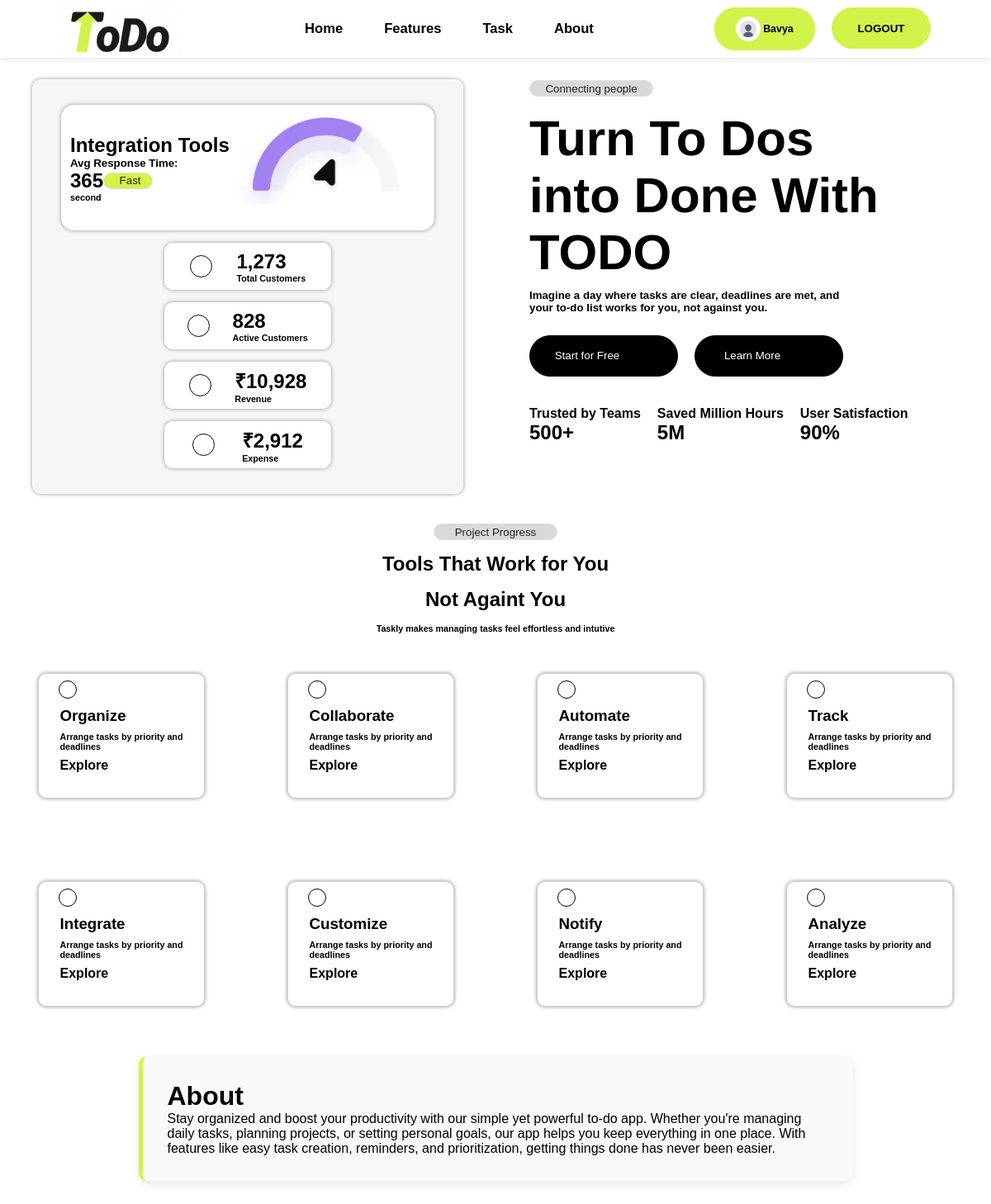
The app's page / (signed in), older data.
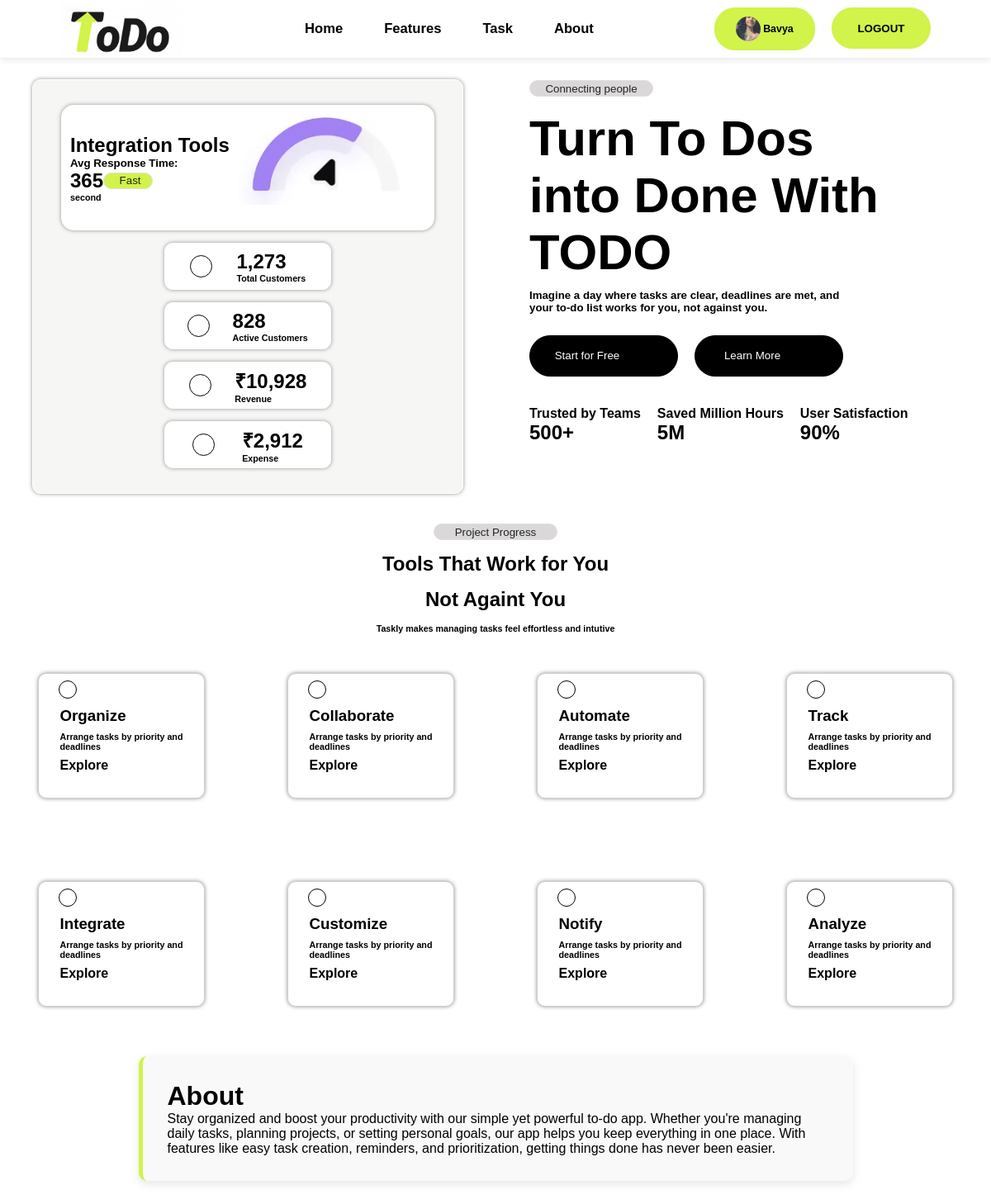
The same page, newer data.
### App/models.py (models this page shows, shortened)
class Profile(models.Model):
    user=models.ForeignKey(User,on_delete=models.CASCADE,blank=True,null=True)
    firstname=models.CharField(max_length=25,blank=True,null=True)
    lastname=models.CharField(max_length=25,blank=True,null=True)
    email=models.CharField(max_length=100,blank=True,null=True)
    phoneno=models.IntegerField(default=0,blank=True,null=True)
    image=models.ImageField(upload_to="Profile/",null=True,default="")

### App/views.py (the view)
# urls.py: path('',views.homepage,name="homepage"),
def homepage(request):
    try:
        prof=Profile.objects.get(user=request.user)
    except:
        prof=''
    return render(request,'homepage.html',{"prof":prof})

### App/templates/homepage.html (shortened to what this page needs)
{% load static %}
<!DOCTYPE html>
<html lang="en">
<head>
    <link rel="stylesheet" href="{% static 'css/homepage.css' %}">
</head>
<body>
    <div class="container">
        <div class="navbar">
            <div class="logo">
                <img src="{% static 'images/finallogo.png' %}" alt="">
            </div>
            <div class="menus">
                <div class="menu_items">
                    {% if request.user.is_authenticated %}
                    <h5>Home</h5>
                    <a href="#featuers"><h5>Features</h5></a>
                    <a href="{% url 'addtodo' %}"><h5>Task</h5></a>
                    <a href="#about"><h5>About</h5></a>
                    {% else %}
                    <h5>Home</h5>
                    <a href="#featuers"><h5>Features</h5></a>
                    <a href="#about"><h5>About</h5></a>
                    {% endif %}
                </div>
            </div>
            <div class="btns">
                {% if request.user.is_authenticated %}
                {% if not request.user.is_superuser %}
                <div class="user-profile" onclick="profileoff()">
                    {% if prof.image %}
                        <img src="{{ prof.image.url }}" alt="" style="width: 30px;height: 30px;border-radius: 100px;object-fit:cover;">
                        <h5>{{prof.firstname}}</h5>
                    {% else %}
                        <img src="{% static 'images/userprofilepic.jpg' %}" alt="" style="width: 30px;height: 30px;border-radius: 100px;object-fit:cover;">
                        <h5>{{prof.firstname}}</h5>
                    {% endif %}
                </div>
                {% else %}
                <div class="user-profile">
                    <h2><ion-icon name="person-circle" ></ion-icon></h2>
                    <h5>{{request.user}}</h5>
                </div>
                {% endif %}
                <div class="b1"><a href="{% url 'logout' %}"><button id="logout">LOGOUT</button></a></div>
                {% else %}
                <div class="b1"><button id="reg" onclick="regoff()">REGISTER</button></div>
                <button id="login" onclick="loginoff()">LOGIN</button>
                {% endif %}
            </div>
        </div>
        <div class="banner">
            <div class="left-banner">
                <div class="card">
                    <div class="card-left">
                        <h2>Integration Tools</h2>
                        <h5>Avg Response Time:</h4>
                        <h2 class="thumbs">365 <button id="fast">Fast</button></h2>
                        <h6>second</h6>
                    </div>
                    <div class="card-right">
                        <img src="{% static 'images/clk.png' %}" alt="">
                    </div>
                </div>
                <div class="sub-card">
                    <div class="subcard-icon"><ion-icon name="people"></ion-icon></div>
                    <div class="subcard-details"><h2>1,273</h2><h6>Total Customers</h6></div>
                </div>
                <div class="sub-card">
                    <div class="subcard-icon"><ion-icon name="person-add"></ion-icon></div>
                    <div class="subcard-details"><h2>828</h2><h6>Active Customers</h6></div>
                </div>
                <div class="sub-card">
                    <div class="subcard-icon"><ion-icon name="wallet"></ion-icon></div>
                    <div class="subcard-details"><h2>₹10,928</h2><h6>Revenue</h6></div>
                </div>
                <div class="sub-card">
                    <div class="subcard-icon"><ion-icon name="bag-remove"></ion-icon></div>
                    <div class="subcard-details"><h2>₹2,912</h2><h6>Expense</h6></div>
                </div>
            </div>
            <div class="right-banner">
                <button id="cp">Connecting people</button>
                <h1>Turn To Dos <br>
                into Done With <br>
                TODO</h1>
                <h5>Imagine a day where tasks are clear, deadlines are met, and <br>
                your to-do list works for you, not against you.</h5>
                <div class="sffandlm">
                    <button id="sff">Start for Free<ion-icon name="arrow-forward-circle"></ion-icon></button>
                    <button id="lm">Learn More<ion-icon name="arrow-forward-circle"></ion-icon></button>
                </div>
                <div class="tsu">
                    <div class="trust">
                        <h4>Trusted by Teams</h4>
                        <h2>500+</h2>
                    </div>
                    <div class="save">
                        <h4>Saved Million Hours</h4>
                        <h2>5M</h2>
                    </div>
                    <div class="user">
                        <h4>User Satisfaction</h4>
                        <h2>90%</h2>
                    </div>
                </div>
            </div>
        </div>
        <div class="down" id="featuers">
            <div class="down-area">
                <button id="pp">Project Progress</button>
                <h2>Tools That Work for You</h2>
                <h2>Not Againt You</h2>
                <h6>Taskly makes managing tasks feel effortless and intutive</h6>
            </div>
            <div class="cards">
                <div class="card-one">
                    <div class="icon">
                        <ion-icon name="sync-circle"></ion-icon>
                    </div>
                    <div class="card-details">
                        <h3>Organize</h3>
                        <h6>Arrange tasks by priority and <br> deadlines</h6>
                        <h4>Explore </h4>
                    </div>
                </div>
                <div class="card-one">
                    <div class="icon">
                        <ion-icon name="information-circle"></ion-icon>
                    </div>
                    <div class="card-details">
                        <h3>Collaborate</h3>
                        <h6>Arrange tasks by priority and <br> deadlines</h6>
                        <h4>Explore </h4>
                    </div>
                </div>
                <div class="card-one">
                    <div class="icon">
                        <ion-icon name="airplane"></ion-icon>
                    </div>
                    <div class="card-details">
                        <h3>Automate</h3>
                        <h6>Arrange tasks by priority and <br> deadlines</h6>
                        <h4>Explore </h4>
                    </div>
                </div>
                <div class="card-one">
                    <div class="icon">
                        <ion-icon name="wifi"></ion-icon>
                    </div>
                    <div class="card-details">
                        <h3>Track</h3>
                        <h6>Arrange tasks by priority and <br> deadlines</h6>
                        <h4>Explore </h4>
                    </div>
                </div>
                <div class="card-one">
                    <div class="icon">
                        <ion-icon name="chevron-down-circle"></ion-icon>
                    </div>
                    <div class="card-details">
                        <h3>Integrate</h3>
                        <h6>Arrange tasks by priority and <br> deadlines</h6>
                        <h4>Explore </h4>
                    </div>
                </div>
                <div class="card-one">
                    <div class="icon">
                        <ion-icon name="add-circle"></ion-icon>
                    </div>
                    <div class="card-details">
                        <h3>Customize</h3>
                        <h6>Arrange tasks by priority and <br> deadlines</h6>
                        <h4>Explore </h4>
                    </div>
                </div>
                <div class="card-one">
                    <div class="icon">
                        <ion-icon name="notifications-circle"></ion-icon>
                    </div>
                    <div class="card-details">
                        <h3>Notify</h3>
                        <h6>Arrange tasks by priority and <br> deadlines</h6>
                        <h4>Explore </h4>
                    </div>
                </div>
                <div class="card-one">
                    <div class="icon">
                        <ion-icon name="basketball"></ion-icon>
                    </div>
                    <div class="card-details">
                        <h3>Analyze</h3>
                        <h6>Arrange tasks by priority and <br> deadlines</h6>
                        <h4>Explore </h4>
                    </div>
                </div>
            </div>
        </div>
        <div class="about" id="about">
            <h1>About</h1>
            <p>Stay organized and boost your productivity with our simple yet powerful to-do app. Whether you're managing daily tasks, planning projects, or setting personal goals, our app helps you keep everything in one place. With features like easy task creation, reminders, and prioritization, getting things done has never been easier.</p>
        </div>
    </div>
</body>
</html>

### App/static/css/homepage.css (style rules this page uses)
* { margin: 0; padding: 0; font-family: Arial, Helvetica, sans-serif; }
.navbar { display: flex; align-items: center; justify-content: space-around; top: 0; width: 100%; height: 70px; background-color: white; position: fixed; z-index: 1000; background-color: white; box-shadow: 0 2px 8px rgba(0, 0, 0, 0.1); }
.menu_items { display: flex; align-items: center; justify-content: center; gap: 50px; font-size: 20px; cursor: pointer; }
.btns { gap: 20px; display: flex; }
.user-profile { border: 1px solid #D1F34A; background-color: #D1F34A; color: black; display: flex; align-items: center; justify-content: center; height: 50px; width: 120px; border-radius: 25px; font-size: 15px; cursor: pointer; gap: 3px; }
#logout { height: 50px; width: 120px; border-radius: 25px; border: 1px solid #D1F34A; background-color: #D1F34A; color: black; font-weight: bold; cursor: pointer; }
.banner { display: flex; align-items: center; justify-content: center; gap: 80px; margin-top: 8%; }
.left-banner { display: flex; align-items: center; justify-content: center; flex-direction: column; height: 500px; width: 520px; background-color: #f6f7f5; border: 1px solid rgb(255, 255, 255); box-shadow: 0 0 5px rgb(148, 147, 147); border-radius: 10px; gap: 15px; }
.card-left { display: flex; justify-content: center; flex-direction: column; padding: 10px; }
.card { display: flex; height: 150px; width: 450px; background-color: white; box-shadow: 0 0 5px rgb(243, 242, 242); border: 1px solid white; border-radius: 15px; box-shadow: 0 0 5px rgb(148, 147, 147); }
.card-right { height: 120px; width: 140px; display: flex; justify-content: space-around; }
.thumbs { display: flex; align-items: center; }
#fast { display: flex; align-items: center; justify-content: center; height: 20px; width: 60px; background-color: #D1F34A; color: rgb(37, 37, 37); border: 1px solid rgb(224, 222, 222); border-radius: 30px; gap: 5px; }
.sub-card { display: flex; align-items: center; justify-content: space-evenly; background-color: white; border: 1px solid white; border-radius: 10px; box-shadow: 0 0 5px rgb(148, 147, 147); height: 55px; width: 200px; }
#cp { display: flex; align-items: center; justify-content: center; height: 20px; width: 150px; background-color: rgb(218, 216, 216); color: rgb(37, 37, 37); border: 1px solid rgb(224, 222, 222); border-radius: 30px; }
.sffandlm { display: flex; margin-top: 5%; gap: 20px; }
.tsu { display: flex; margin-top: 7%; gap: 20px; }
.trust { display: flex; flex-direction: column; }
.save { display: flex; flex-direction: column; }
.user { display: flex; flex-direction: column; }
.down-area { display: flex; align-items: center; justify-content: center; flex-direction: column; margin-top: 3%; gap: 15px; }
#pp { display: flex; align-items: center; justify-content: center; height: 20px; width: 150px; background-color: rgb(218, 216, 216); color: rgb(37, 37, 37); border: 1px solid rgb(224, 222, 222); border-radius: 30px; display: flex; align-items: center; justify-content: center; }
.cards { display: flex; align-items: center; justify-content: center; margin-top: 4%; height: 30%; flex-wrap: wrap; gap: 100px; }
.card-one { background-color: white; height: 150px; width: 200px; display: flex; align-items: center; justify-content: center; flex-direction: column; position: relative; border: 1px solid rgb(207, 205, 205); border-radius: 10px; box-shadow: 0 0 5px rgb(148, 147, 147); }
.card-details { display: flex; flex-direction: column; justify-content: center; align-items: flex-start; padding: 10px; gap: 8px; margin-top: 5%; }
a { text-decoration: none; color: black; }

Row changes from the older to the newer data that the page shows:
changed Profile "Bavya": image: picture added; image empty → "Profile/apz.jpg" (drawn)
